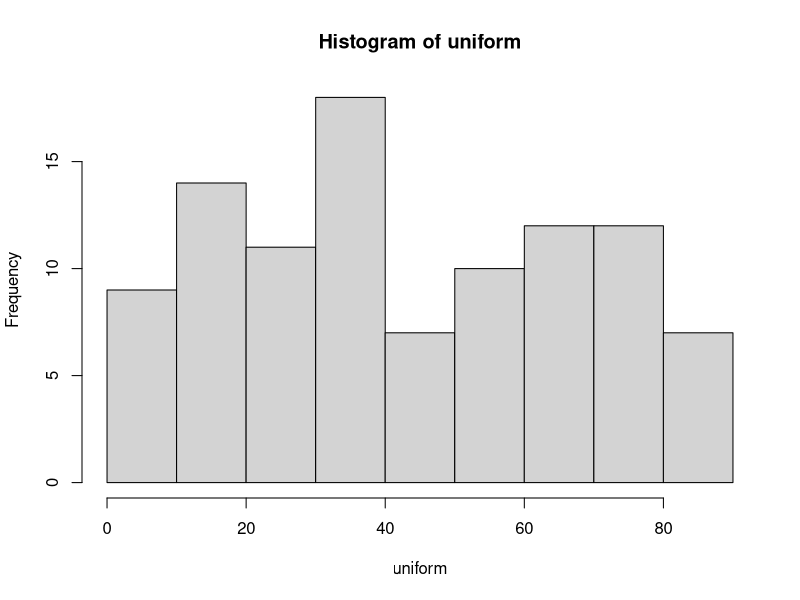
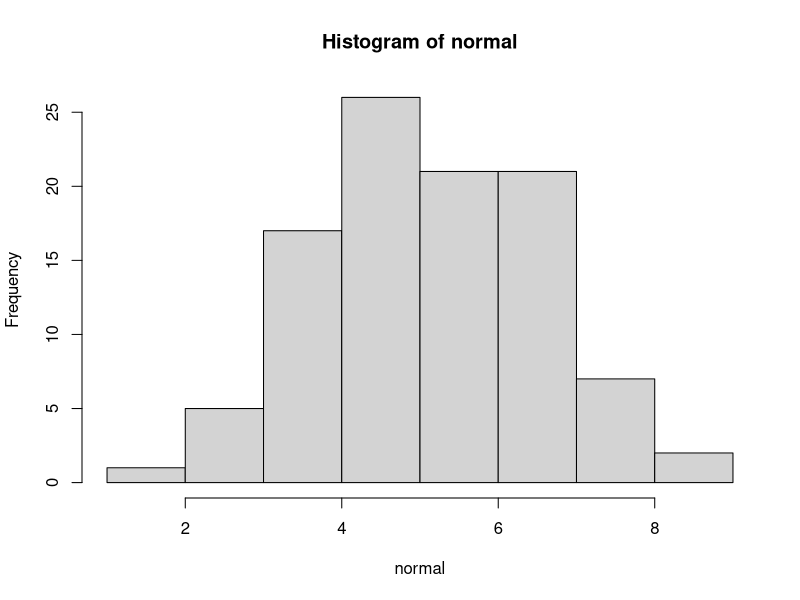
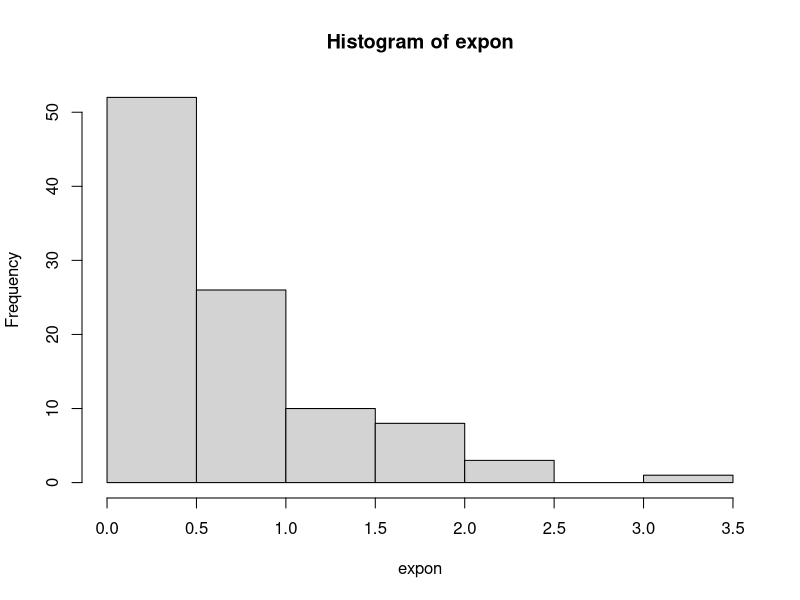
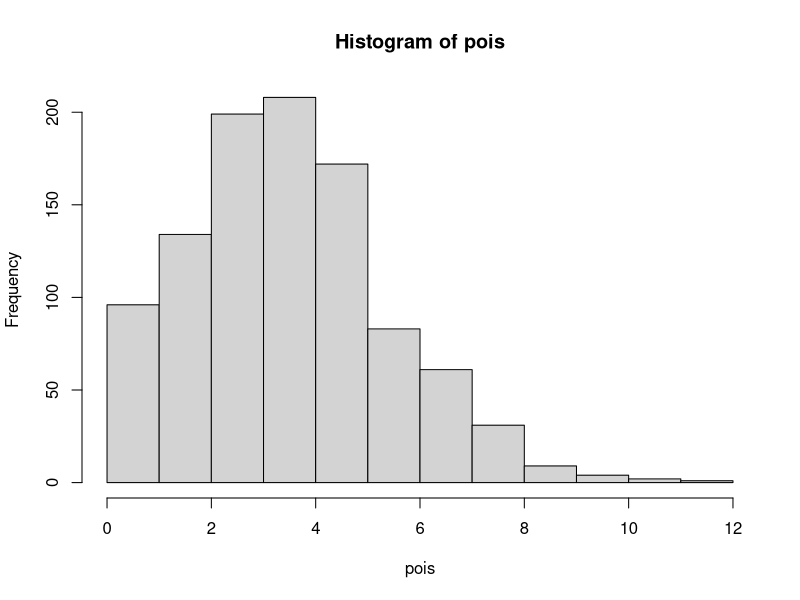
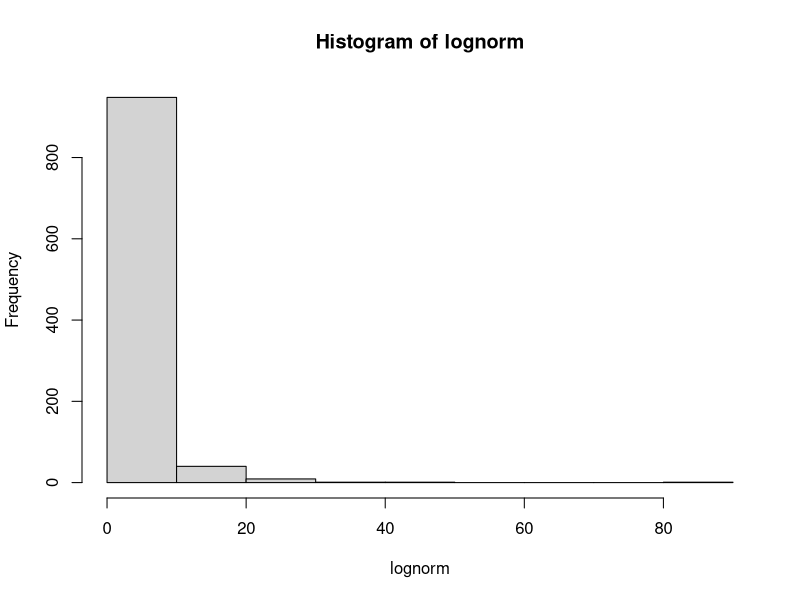

Write R code to recreate these figures, in order.
library(fitdistrplus)
#set the random seed
set.seed(12)

#Generate data based on named distribution
uniform <- runif(100, min=0, max=90)
normal <- rnorm(100, mean=5, sd=1.5)
expon <- rexp(100, rate=1.6)
pois <- rpois(1000, lambda=4)
lognorm <- rlnorm(1000, meanlog=0.6, sdlog=1)

#Plot the randomly generated data 
hist(uniform)
hist(normal)
hist(expon)
hist(pois)
hist(lognorm)

#Write out distribution data
write.csv(pois,"pois_data.csv")
write.csv(lognorm,"task_data.csv")
#Random sampling of generated data
uniSamp <- sample(uniform,20,replace=FALSE)
